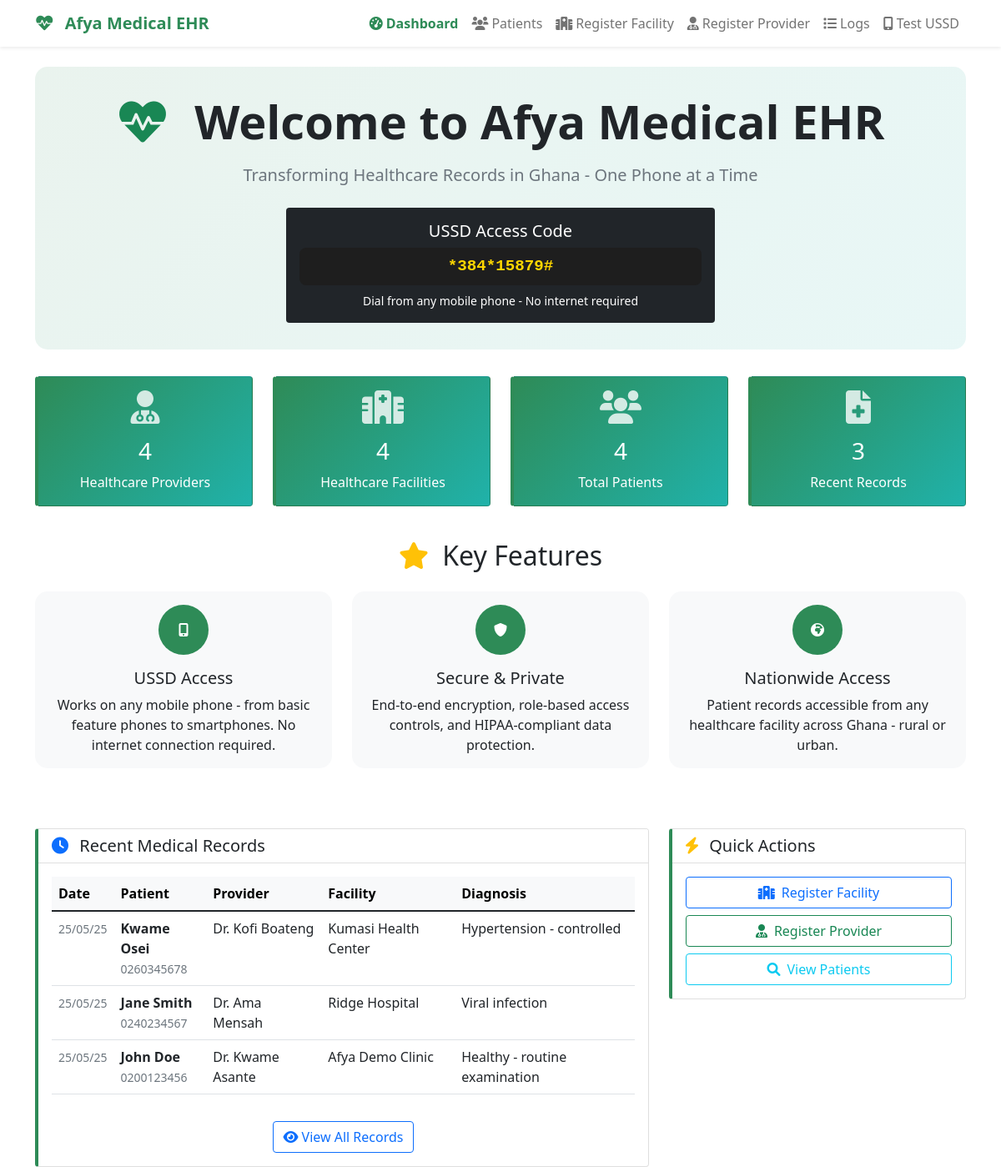
The page / on the database its author committed.
### app.py (models this page shows)
class MedicalRecord(db.Model):
    id = db.Column('record_id', db.Integer, primary_key=True)
    patient_id = db.Column(db.Integer, db.ForeignKey(
        'patient.patient_id'), nullable=False)
    provider_id = db.Column(db.Integer, db.ForeignKey(
        'healthcare_provider.provider_id'), nullable=False)
    facility_id = db.Column(db.Integer, db.ForeignKey(
        'healthcare_facility.facility_id'), nullable=False)
    visit_date = db.Column(db.String(20), nullable=False)
    chief_complaint = db.Column(db.Text)
    diagnosis = db.Column(db.Text)
    treatment_plan = db.Column(db.Text)
    notes = db.Column(db.Text)
    patient = db.relationship('Patient', backref='medical_records')
    provider = db.relationship('HealthcareProvider', backref='medical_records')
    facility = db.relationship('HealthcareFacility', backref='medical_records')

class Patient(db.Model):
    id = db.Column('patient_id', db.Integer, primary_key=True)
    phone = db.Column(db.String(15), unique=True, nullable=False)
    name = db.Column(db.String(100), nullable=False)
    date_of_birth = db.Column(db.String(10))
    gender = db.Column(db.String(10))
    blood_type = db.Column(db.String(5))
    allergies = db.Column(db.Text)
    emergency_contact = db.Column(db.String(15))
    registration_date = db.Column(db.String(20))
    is_active = db.Column(db.Boolean, default=True)

class HealthcareProvider(db.Model):
    id = db.Column('provider_id', db.Integer, primary_key=True)
    name = db.Column(db.String(100), nullable=False)
    phone = db.Column(db.String(15), unique=True, nullable=False)
    specialization = db.Column(db.String(100))
    facility_id = db.Column(db.Integer, db.ForeignKey(
        'healthcare_facility.facility_id'))
    pin = db.Column(db.String(64))  # Hashed PIN
    registration_date = db.Column(db.String(20))
    is_active = db.Column(db.Boolean, default=True)
    facility = db.relationship('HealthcareFacility', backref='providers')

class HealthcareFacility(db.Model):
    id = db.Column('facility_id', db.Integer, primary_key=True)
    name = db.Column(db.String(100), nullable=False)
    facility_type = db.Column(db.String(50))
    location = db.Column(db.String(100))
    phone = db.Column(db.String(15))
    registration_date = db.Column(db.String(20))
    is_active = db.Column(db.Boolean, default=True)

### app.py (the view)
@app.route('/', methods=['GET'])
def index():
    try:
        return render_template('dashboard.html',
                               total_patients=Patient.query.count(),
                               total_providers=HealthcareProvider.query.count(),
                               total_facilities=HealthcareFacility.query.count(),
                               recent_records=MedicalRecord.query.order_by(MedicalRecord.id.desc()).limit(5).all())
    except Exception as e:
        print(f"Dashboard error: {e}")
        return f"""
        <div style="font-family: Arial; padding: 20px; background: #f8f9fa; min-height: 100vh;">
            <h2>🏥 Afya Medical EHR</h2>
            <div style="background: white; padding: 20px; border-radius: 10px; border-left: 4px solid #28a745;">
                <h3>System Initializing...</h3>
                <p>The database is being set up. Please refresh the page in a moment.</p>
                <p><strong>Error details:</strong> {str(e)}</p>
                <hr>
                <p><strong>Quick Actions:</strong></p>
                <ul>
                    <li><a href="/test-ussd">Test USSD Interface</a></li>
                    <li><a href="/health">Check System Health</a></li>
                    <li><a href="/register-facility">Register Facility</a></li>
                </ul>
            </div>
        </div>
        """

### templates/dashboard.html (shortened to what this page needs)
<!DOCTYPE html>
<html lang="en">
<head>
    <link href="https://cdn.jsdelivr.net/npm/bootstrap@5.1.3/dist/css/bootstrap.min.css" rel="stylesheet">
    <link href="https://cdnjs.cloudflare.com/ajax/libs/font-awesome/6.0.0/css/all.min.css" rel="stylesheet">
</head>
<body>
    <nav class="navbar navbar-expand-lg navbar-light bg-white shadow-sm">
        <div class="container">
            <a class="navbar-brand" href="/">
                <i class="fas fa-heartbeat me-2"></i>
                Afya Medical EHR
            </a>
            <div class="collapse navbar-collapse" id="navbarNav">
                <div class="navbar-nav ms-auto">
                    <a class="nav-link active" href="/"><i class="fas fa-tachometer-alt me-1"></i>Dashboard</a>
                    <a class="nav-link" href="/patients"><i class="fas fa-users me-1"></i>Patients</a>
                    <a class="nav-link" href="/register-facility"><i class="fas fa-hospital me-1"></i>Register
                        Facility</a>
                    <a class="nav-link" href="/register-provider"><i class="fas fa-user-md me-1"></i>Register
                        Provider</a>
                    <a class="nav-link" href="/logs"><i class="fas fa-list me-1"></i>Logs</a>
                    <a class="nav-link" href="/test-ussd"><i class="fas fa-mobile-alt me-1"></i>Test USSD</a>
                </div>
            </div>
        </div>
    </nav>
    <div class="container mt-4">
        <div class="hero-section text-center">
            <h1 class="display-4 fw-bold text-dark mb-3">
                <i class="fas fa-heartbeat text-success me-3"></i>
                Welcome to Afya Medical EHR
            </h1>
            <p class="lead text-muted mb-4">
                Transforming Healthcare Records in Ghana - One Phone at a Time
            </p>
            <div class="row justify-content-center">
                <div class="col-md-6">
                    <div class="card border-0 bg-dark text-white">
                        <div class="card-body text-center py-3">
                            <h5 class="card-title mb-2">USSD Access Code</h5>
                            <div class="ussd-code">*384*15879#</div>
                            <p class="small mt-2 mb-0">Dial from any mobile phone - No internet required</p>
                        </div>
                    </div>
                </div>
            </div>
        </div>
        <div class="row mb-4">
            <div class="col-md-3 mb-3">
                <div class="card stat-card card-custom h-100">
                    <div class="card-body text-center">
                        <i class="fas fa-user-md icon-large mb-3"></i>
                        <h3 class="card-title">{{ total_providers or 0 }}</h3>
                        <p class="card-text">Healthcare Providers</p>
                    </div>
                </div>
            </div>
            <div class="col-md-3 mb-3">
                <div class="card stat-card card-custom h-100">
                    <div class="card-body text-center">
                        <i class="fas fa-hospital icon-large mb-3"></i>
                        <h3 class="card-title">{{ total_facilities or 0 }}</h3>
                        <p class="card-text">Healthcare Facilities</p>
                    </div>
                </div>
            </div>
            <div class="col-md-3 mb-3">
                <div class="card stat-card card-custom h-100">
                    <div class="card-body text-center">
                        <i class="fas fa-users icon-large mb-3"></i>
                        <h3 class="card-title">{{ total_patients or 0 }}</h3>
                        <p class="card-text">Total Patients</p>
                    </div>
                </div>
            </div>
            <div class="col-md-3 mb-3">
                <div class="card stat-card card-custom h-100">
                    <div class="card-body text-center">
                        <i class="fas fa-file-medical icon-large mb-3"></i>
                        <h3 class="card-title">{{ recent_records|length or 0 }}</h3>
                        <p class="card-text">Recent Records</p>
                    </div>
                </div>
            </div>
        </div>
        <div class="row mb-5">
            <div class="col-12">
                <h2 class="text-center mb-4">
                    <i class="fas fa-star text-warning me-2"></i>
                    Key Features
                </h2>
            </div>
            <div class="col-md-4 mb-4">
                <div class="card feature-card h-100">
                    <div class="card-body text-center">
                        <div class="feature-icon">
                            <i class="fas fa-mobile-alt"></i>
                        </div>
                        <h5 class="card-title">USSD Access</h5>
                        <p class="card-text">
                            Works on any mobile phone - from basic feature phones to smartphones.
                            No internet connection required.
                        </p>
                    </div>
                </div>
            </div>
            <div class="col-md-4 mb-4">
                <div class="card feature-card h-100">
                    <div class="card-body text-center">
                        <div class="feature-icon">
                            <i class="fas fa-shield-alt"></i>
                        </div>
                        <h5 class="card-title">Secure & Private</h5>
                        <p class="card-text">
                            End-to-end encryption, role-based access controls, and
                            HIPAA-compliant data protection.
                        </p>
                    </div>
                </div>
            </div>
            <div class="col-md-4 mb-4">
                <div class="card feature-card h-100">
                    <div class="card-body text-center">
                        <div class="feature-icon">
                            <i class="fas fa-globe-africa"></i>
                        </div>
                        <h5 class="card-title">Nationwide Access</h5>
                        <p class="card-text">
                            Patient records accessible from any healthcare facility
                            across Ghana - rural or urban.
                        </p>
                    </div>
                </div>
            </div>
        </div>
        <div class="row">
            <div class="col-md-8">
                <div class="card card-custom">
                    <div class="card-header bg-white">
                        <h5 class="card-title mb-0">
                            <i class="fas fa-clock me-2 text-primary"></i>
                            Recent Medical Records
                        </h5>
                    </div>
                    <div class="card-body">
                        {% if recent_records %}
                        <div class="table-responsive">
                            <table class="table table-hover">
                                <thead class="table-light">
                                    <tr>
                                        <th>Date</th>
                                        <th>Patient</th>
                                        <th>Provider</th>
                                        <th>Facility</th>
                                        <th>Diagnosis</th>
                                    </tr>
                                </thead>
                                <tbody>
                                    {% for record in recent_records %}
                                    <tr>
                                        <td>
                                            <small class="text-muted">{{ record.visit_date }}</small>
                                        </td>
                                        <td>
                                            <strong>{{ record.patient.name }}</strong>
                                            <br>
                                            <small class="text-muted">{{ record.patient.phone }}</small>
                                        </td>
                                        <td>{{ record.provider.name }}</td>
                                        <td>{{ record.facility.name }}</td>
                                        <td>
                                            {% if record.diagnosis %}
                                            {{ record.diagnosis[:50] }}
                                            {% else %}
                                            <em class="text-muted">Not specified</em>
                                            {% endif %}
                                        </td>
                                    </tr>
                                    {% endfor %}
                                </tbody>
                            </table>
                        </div>
                        <div class="text-center mt-3">
                            <a href="/patients" class="btn btn-outline-primary">
                                <i class="fas fa-eye me-1"></i>View All Records
                            </a>
                        </div>
{% endif %}
</div>
</div>
</div>
<div class="col-md-4">
    <div class="card card-custom mb-4">
        <div class="card-header bg-white">
            <h5 class="card-title mb-0">
                <i class="fas fa-bolt me-2 text-warning"></i>
                Quick Actions
            </h5>
        </div>
        <div class="card-body">
            <div class="d-grid gap-2">
                <a href="/register-facility" class="btn btn-outline-primary">
                    <i class="fas fa-hospital me-2"></i>Register Facility
                </a>
                <a href="/register-provider" class="btn btn-outline-success">
                    <i class="fas fa-user-md me-2"></i>Register Provider
                </a>
                <a href="/patients" class="btn btn-outline-info">
                    <i class="fas fa-search me-2"></i>View Patients
                </a>

### templates/dashboard.html (style rules this page uses)
:root { --afya-primary: #2E8B57; --afya-secondary: #20B2AA; --afya-accent: #FFD700; --afya-dark: #1E1E1E; }
.navbar-brand { font-weight: bold; color: var(--afya-primary) !important; }
.card-custom { border-left: 4px solid var(--afya-primary); transition: transform 0.2s; }
.stat-card { background: linear-gradient(135deg, var(--afya-primary), var(--afya-secondary)); color: white; }
.icon-large { font-size: 2.5rem; opacity: 0.8; }
.feature-card { border: none; border-radius: 15px; background: #f8f9fa; }
.feature-icon { background: var(--afya-primary); color: white; width: 60px; height: 60px; border-radius: 50%; display: flex; align-items: center; justify-content: center; margin: 0 auto 1rem; }
.ussd-code { background: var(--afya-dark); color: var(--afya-accent); padding: 0.5rem 1rem; border-radius: 8px; font-family: 'Courier New', monospace; font-weight: bold; font-size: 1.2rem; }
.hero-section { background: linear-gradient(135deg, rgba(46, 139, 87, 0.1), rgba(32, 178, 170, 0.1)); border-radius: 15px; padding: 2rem; margin-bottom: 2rem; }
.nav-link.active { font-weight: bold; color: var(--afya-primary) !important; }

### rows shown on the page
MedicalRecord: visit_date "25/05/25", patient.name "Kwame Osei", patient.phone "0260345678", provider.name "Dr. Kofi Boateng", facility.name "Kumasi Health Center", diagnosis "Hypertension - controlled"
MedicalRecord: visit_date "25/05/25", patient.name "Jane Smith", patient.phone "0240234567", provider.name "Dr. Ama Mensah", facility.name "Ridge Hospital", diagnosis "Viral infection"
MedicalRecord: visit_date "25/05/25", patient.name "John Doe", patient.phone "0200123456", provider.name "Dr. Kwame Asante", facility.name "Afya Demo Clinic", diagnosis "Healthy - routine examination"

### other values the page prints
{{ total_providers or 0 }} "4"
{{ total_facilities or 0 }} "4"
{{ total_patients or 0 }} "4"
{{ recent_records|length or 0 }} "3"
